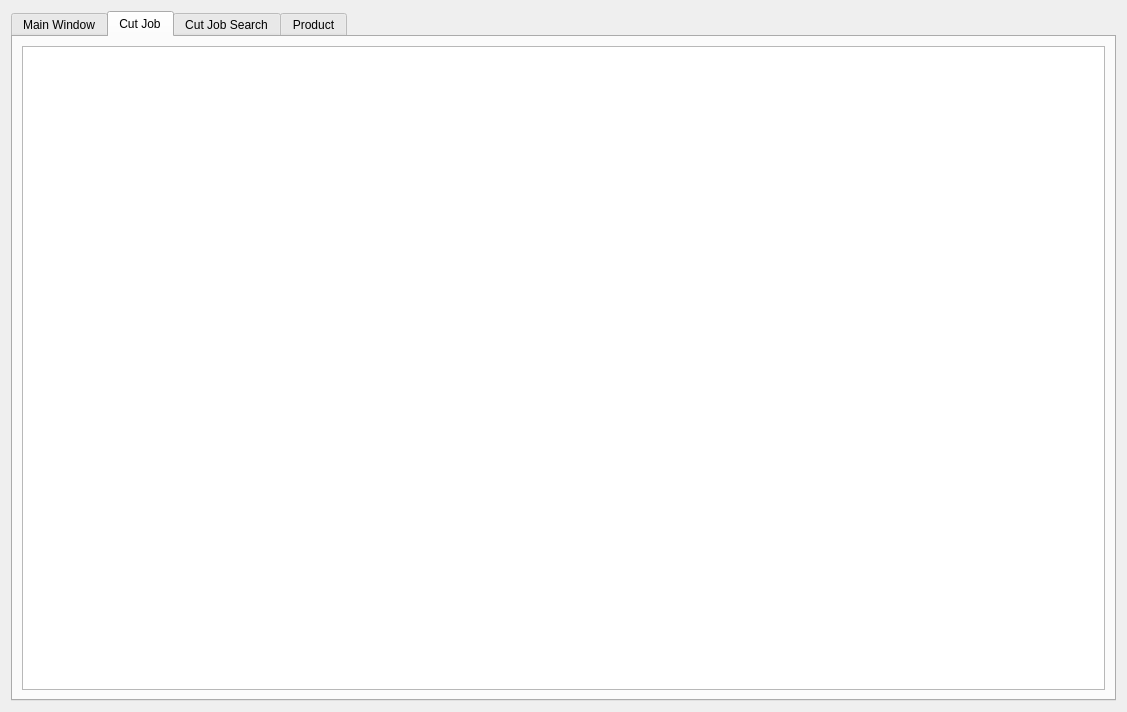
<?xml version="1.0" encoding="UTF-8"?>
<ui version="4.0">
 <class>Dialog</class>
 <widget class="QDialog" name="Dialog">
  <property name="geometry">
   <rect>
    <x>0</x>
    <y>0</y>
    <width>1127</width>
    <height>712</height>
   </rect>
  </property>
  <property name="windowTitle">
   <string>Dialog</string>
  </property>
  <layout class="QVBoxLayout" name="verticalLayout">
   <item>
    <widget class="QTabWidget" name="tabWidget">
     <property name="currentIndex">
      <number>1</number>
     </property>
     <widget class="QWidget" name="main">
      <attribute name="title">
       <string>Main Window</string>
      </attribute>
      <layout class="QVBoxLayout" name="verticalLayout_2">
       <item>
        <widget class="QTextBrowser" name="textBrowser"/>
       </item>
      </layout>
     </widget>
     <widget class="QWidget" name="cut_job">
      <attribute name="title">
       <string>Cut Job</string>
      </attribute>
      <layout class="QVBoxLayout" name="verticalLayout_3">
       <item>
        <widget class="QTextBrowser" name="textBrowser_2">
         <property name="html">
          <string>&lt;!DOCTYPE HTML PUBLIC &quot;-//W3C//DTD HTML 4.0//EN&quot; &quot;http://www.w3.org/TR/REC-html40/strict.dtd&quot;&gt;
&lt;html&gt;&lt;head&gt;&lt;meta name=&quot;qrichtext&quot; content=&quot;1&quot; /&gt;&lt;style type=&quot;text/css&quot;&gt;
p, li { white-space: pre-wrap; }
&lt;/style&gt;&lt;/head&gt;&lt;body style=&quot; font-family:'MS Shell Dlg 2'; font-size:8.25pt; font-weight:400; font-style:normal;&quot;&gt;
&lt;p style=&quot; margin-top:0px; margin-bottom:0px; margin-left:0px; margin-right:0px; -qt-block-indent:0; text-indent:0px;&quot;&gt;&lt;img src=&quot;:/HelpWindow/Images/Help/Cut_Job_Dialog.PNG&quot; /&gt;&lt;/p&gt;&lt;/body&gt;&lt;/html&gt;</string>
         </property>
        </widget>
       </item>
      </layout>
     </widget>
     <widget class="QWidget" name="cut_job_search">
      <attribute name="title">
       <string>Cut Job Search</string>
      </attribute>
      <layout class="QVBoxLayout" name="verticalLayout_4">
       <item>
        <widget class="QTextBrowser" name="textBrowser_3"/>
       </item>
      </layout>
     </widget>
     <widget class="QWidget" name="product">
      <attribute name="title">
       <string>Product</string>
      </attribute>
      <layout class="QVBoxLayout" name="verticalLayout_5">
       <item>
        <widget class="QTextBrowser" name="textBrowser_4"/>
       </item>
      </layout>
     </widget>
    </widget>
   </item>
  </layout>
 </widget>
 <resources>
  <include location="resource.qrc"/>
 </resources>
 <connections/>
</ui>
